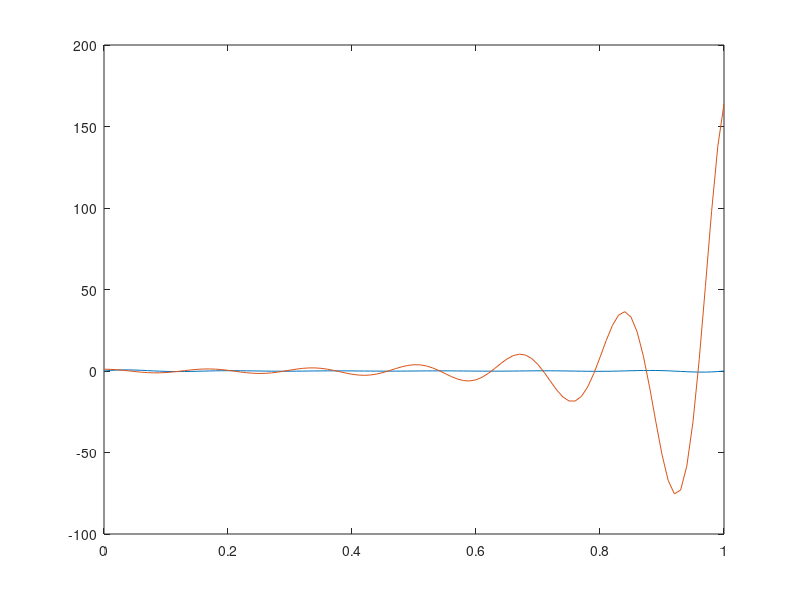

MATLAB code for this plot:
% graphs 1

x=0:0.01:1;
f=exp(10*x.*(x-1)).*sin(12*pi*x);
plot(x,f);
hold on
f2=3*exp(5*x.^2-1).*cos(12*pi*x);
plot(x,f2)
